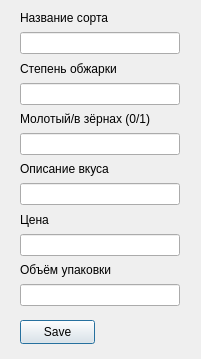
<?xml version="1.0" encoding="UTF-8"?>
<ui version="4.0">
 <class>Dialog</class>
 <widget class="QDialog" name="Dialog">
  <property name="geometry">
   <rect>
    <x>0</x>
    <y>0</y>
    <width>201</width>
    <height>359</height>
   </rect>
  </property>
  <property name="windowTitle">
   <string>Dialog</string>
  </property>
  <widget class="QWidget" name="verticalLayoutWidget">
   <property name="geometry">
    <rect>
     <x>20</x>
     <y>10</y>
     <width>160</width>
     <height>296</height>
    </rect>
   </property>
   <layout class="QVBoxLayout" name="verticalLayout">
    <item>
     <widget class="QLabel" name="label_2">
      <property name="text">
       <string>Название сорта</string>
      </property>
     </widget>
    </item>
    <item>
     <widget class="QLineEdit" name="lineEdit_2"/>
    </item>
    <item>
     <widget class="QLabel" name="label_3">
      <property name="text">
       <string>Степень обжарки</string>
      </property>
     </widget>
    </item>
    <item>
     <widget class="QLineEdit" name="lineEdit"/>
    </item>
    <item>
     <widget class="QLabel" name="label">
      <property name="text">
       <string>Молотый/в зёрнах (0/1)</string>
      </property>
     </widget>
    </item>
    <item>
     <widget class="QLineEdit" name="lineEdit_3"/>
    </item>
    <item>
     <widget class="QLabel" name="label_4">
      <property name="text">
       <string>Описание вкуса</string>
      </property>
     </widget>
    </item>
    <item>
     <widget class="QLineEdit" name="lineEdit_4"/>
    </item>
    <item>
     <widget class="QLabel" name="label_5">
      <property name="text">
       <string>Цена</string>
      </property>
     </widget>
    </item>
    <item>
     <widget class="QLineEdit" name="lineEdit_5"/>
    </item>
    <item>
     <widget class="QLabel" name="label_6">
      <property name="text">
       <string>Объём упаковки</string>
      </property>
     </widget>
    </item>
    <item>
     <widget class="QLineEdit" name="lineEdit_6"/>
    </item>
   </layout>
  </widget>
  <widget class="QPushButton" name="pushButton">
   <property name="geometry">
    <rect>
     <x>20</x>
     <y>320</y>
     <width>75</width>
     <height>24</height>
    </rect>
   </property>
   <property name="text">
    <string>Save</string>
   </property>
  </widget>
 </widget>
 <resources/>
 <connections/>
</ui>
